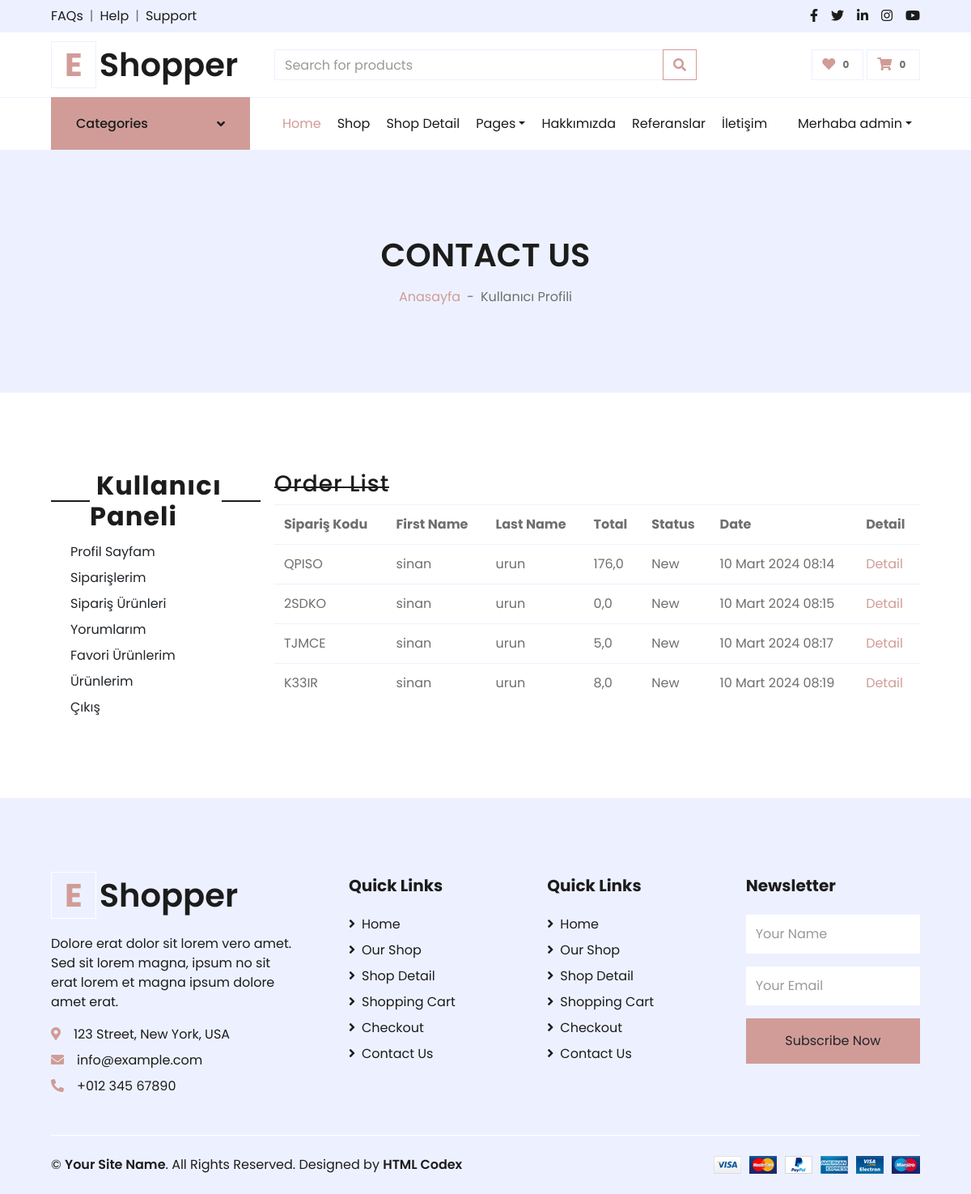
The app's page /user/myorders/ (signed in) with its own data.
### order/models.py (models this page shows, shortened)
class Order(models.Model):
    STATUS = (('New', 'New'),
        ('Accepted', 'Accepted'),
        ('Preaparing', 'Preaparing'),
        ('OnShipping', 'OnShipping'),
        ('Completed', 'Completed'),
        ('Canceled', 'Canceled'),)
    user = models.ForeignKey(User, on_delete=models.SET_NULL, null=True)
    code = models.CharField(max_length=5, editable=False)  # üye olmayanlar için random kod
    first_name = models.CharField(max_length=10)
    last_name = models.CharField(max_length=10)
    phone = models.CharField(blank=True, max_length=20)
    address = models.CharField(blank=True, max_length=150)
    city = models.CharField(blank=True, max_length=20)
    country = models.CharField(blank=True, max_length=20)
    total = models.FloatField()
    status = models.CharField(max_length=10, choices=STATUS, default='New')
    ip = models.CharField(blank=True, max_length=20)
    adminnote = models.CharField(blank=True, max_length=100)
    create_at = models.DateTimeField(auto_now_add=True)
    update_at = models.DateTimeField(auto_now=True)

### user/views.py (the view)
# urls.py: path('myorders/', views.user_orders, name='user_orders'),
@login_required(login_url='/login')  # Check login
def user_orders(request):
    current_user = request.user
    orders = Order.objects.filter(user_id=current_user.id)
    context = {'orders': orders, }
    return render(request, 'user_orders.html', context)

### home/context_processors.py (called while the page is built)
def setting(request):
    setting = Setting.objects.get(pk=1)
    if setting:
        return {'setting': setting}

### product/context_processors.py (called while the page is built)
def category(request):
    category = Category.objects.all()
    if category:
        return {'category': category}

### user/templates/user_orders.html (shortened to what this page needs)
{% extends 'homebase.html' %}
{% block sidebar %} {% include 'sidebar.html' %}  {% endblock %}
{% block body %}
    <div class="container-fluid bg-secondary mb-5">
        <div class="d-flex flex-column align-items-center justify-content-center" style="min-height: 300px">
            <h1 class="font-weight-semi-bold text-uppercase mb-3">Contact Us</h1>
            <div class="d-inline-flex">
                <p class="m-0"><a href="/">Anasayfa</a></p>
                <p class="m-0 px-2">-</p>
                <p class="m-0">Kullanıcı Profili</p>
            </div>
        </div>
    </div>
    <div class="container-fluid pt-5">
        <div class="row px-xl-5">
            {% include 'user_panel.html' %}
                       <div class="col-lg-9 table-responsive mb-5">
<div class="order-summary clearfix">
                        <div class="section-title">
                            <h3 class="title">Order List</h3>
                        </div>
                        <table class="shopping-cart-table table">
                            <tr>
                                <th class="text-left">Sipariş Kodu </th>
                                <th class="text-left">First Name </th>
                                <th class="text-left">Last Name </th>
                                <th class="text-left">Total </th>
                                <th class="text-left">Status </th>
                                <th class="text-left">Date </th>
                                <th class="text-left">Detail </th>
                            </tr>
                            {% for rs in orders %}
                                <tr>
                                    <td class="text-left">{{ rs.code}} </td>
                                    <td class="text-left">{{ rs.first_name}} </td>
                                    <td class="text-left">{{ rs.last_name}} </td>
                                    <td class="text-left">{{ rs.total}} </td>
                                    <td class="text-left">{{ rs.status}} </td>
                                    <td class="text-left">{{ rs.create_at}} </td>
                                    <td class="text-left"><a class="primary-btn" href="/user/orderdetail/{{ rs.id }}"> Detail </a></td>
                                </tr>
                            {% endfor %}
                        </table>
                    </div>
            </div>
        </div>
    </div>
 {% endblock %}

### home/templates/sidebar.html (shortened to what this page needs)
 {% load static %}
 {% if page == 'home' %}
    <div class="container-fluid mb-5">
        {% else %}
        <div class="container-fluid">
            {% endif %}
        <div class="row border-top px-xl-5">
            <div class="col-lg-3 d-none d-lg-block">
                <a class="btn shadow-none d-flex align-items-center justify-content-between bg-primary text-white w-100" data-toggle="collapse" href="#navbar-vertical" style="height: 65px; margin-top: -1px; padding: 0 30px;">
                    <h6 class="m-0">Categories</h6>
                    <i class="fa fa-angle-down text-dark"></i>
                </a>
                     {% load mptt_tags %}
            </div>
            <div class="col-lg-9">
                <nav class="navbar navbar-expand-lg bg-light navbar-light py-3 py-lg-0 px-0">
                    <div class="collapse navbar-collapse justify-content-between" id="navbarCollapse">
                        <div class="navbar-nav mr-auto py-0">
                            <a href="/" class="nav-item nav-link active">Home</a>
                            <a href="shop.html" class="nav-item nav-link">Shop</a>
                            <a href="detail.html" class="nav-item nav-link">Shop Detail</a>
                            <div class="nav-item dropdown">
                                <a href="#" class="nav-link dropdown-toggle" data-toggle="dropdown">Pages</a>
                            </div>
                            <a href="{% url 'hakkimizda' %}" class="nav-item nav-link">Hakkımızda</a>
                            <a href="/referanslar" class="nav-item nav-link">Referanslar</a>
                            <a href="/iletisim" class="nav-item nav-link">İletişim</a>
                        </div>
                        <div class="navbar-nav ml-auto py-0">
                            {% if user.id is not None %}
                              <div class="nav-item dropdown">
                                <a href="#" class="nav-link dropdown-toggle" data-toggle="dropdown">Merhaba {{ user.username }}</a>
                            </div>
                                {% else %}
                            <a href="/user/login" class="nav-item nav-link">Login</a>
                            <a href="/user/register" class="nav-item nav-link">Register</a>
                            {% endif %}
                        </div>
                    </div>
                </nav>
            </div>
        </div>
    </div>

### records on screen
Order: code "QPISO", first_name "sinan", last_name "urun", total "176,0", status "New", create_at "10 Mart 2024 08:14"
Order: code "2SDKO", first_name "sinan", last_name "urun", total "0,0", status "New", create_at "10 Mart 2024 08:15"
Order: code "TJMCE", first_name "sinan", last_name "urun", total "5,0", status "New", create_at "10 Mart 2024 08:17"
Order: code "K33IR", first_name "sinan", last_name "urun", total "8,0", status "New", create_at "10 Mart 2024 08:19"

### other values on screen
{{ user.username }} "admin"
